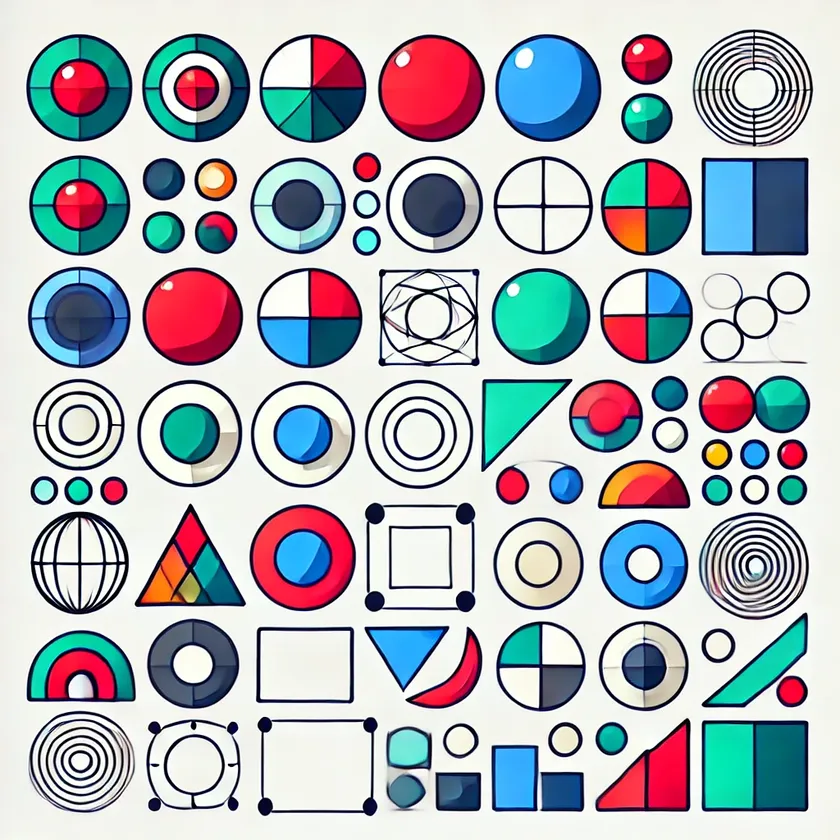
#> input picture image.webp, 840 x 840 px, shrunk from 1024 x 1024 before the run
$ python 3.2_circle_ellipses.py
#> lines starting #> are read from the running program, lines starting #| are printed output that depends on the picture; after the words box and inside, x2 and y2 are one past the last pixel; in counts of white or black regions, pixels touching at a corner belong together
import cv2
import numpy as np

# Load the image
image = cv2.imread('image.webp')
#> image is the input picture: shape (840, 840, 3); mean B, G, R 187.5, 182.6, 177.5
gray = cv2.cvtColor(image, cv2.COLOR_BGR2GRAY)
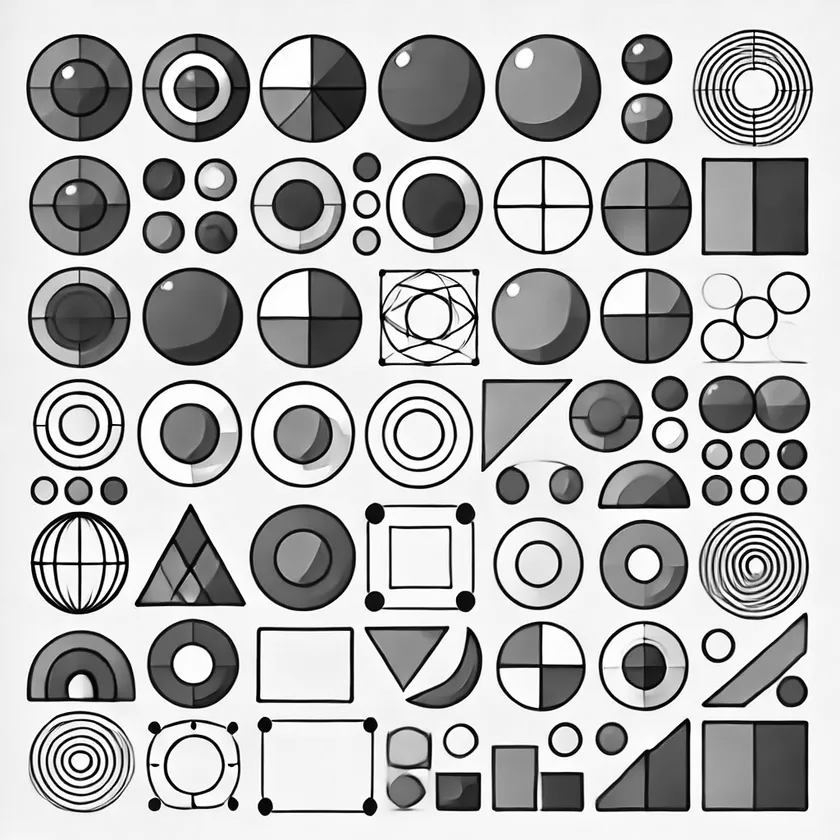
#> gray: shape (840, 840); min 0, max 255, mean 181.6

# Detect circles using Hough Circle Transform
circles = cv2.HoughCircles(
    gray,
    cv2.HOUGH_GRADIENT, dp=1, minDist=30,
    param1=50, param2=30, minRadius=10, maxRadius=100
)
#> circles = 207 rows, first 8: [189.5, 433.5, 53], [78.5, 317.5, 51.2], [297.5, 205.5, 47.9], [430.5, 88.5, 53.5], [540.5, 666.5, 44.9], [542.5, 204.5, 49.3], [300.5, 557.5, 51.6], [306.5, 317.5, 49.9]

if circles is not None:
    circles = np.uint16(np.around(circles))
#> circles = 207 rows, first 8: [190, 434, 53], [78, 318, 51], [298, 206, 48], [430, 88, 54], [540, 666, 45], [542, 204, 49], [300, 558, 52], [306, 318, 50]
    for circle in circles[0, :]:
        cv2.circle(image, (circle[0], circle[1]), circle[2], (0, 255, 0), 2)
#> this loop made 207 passes
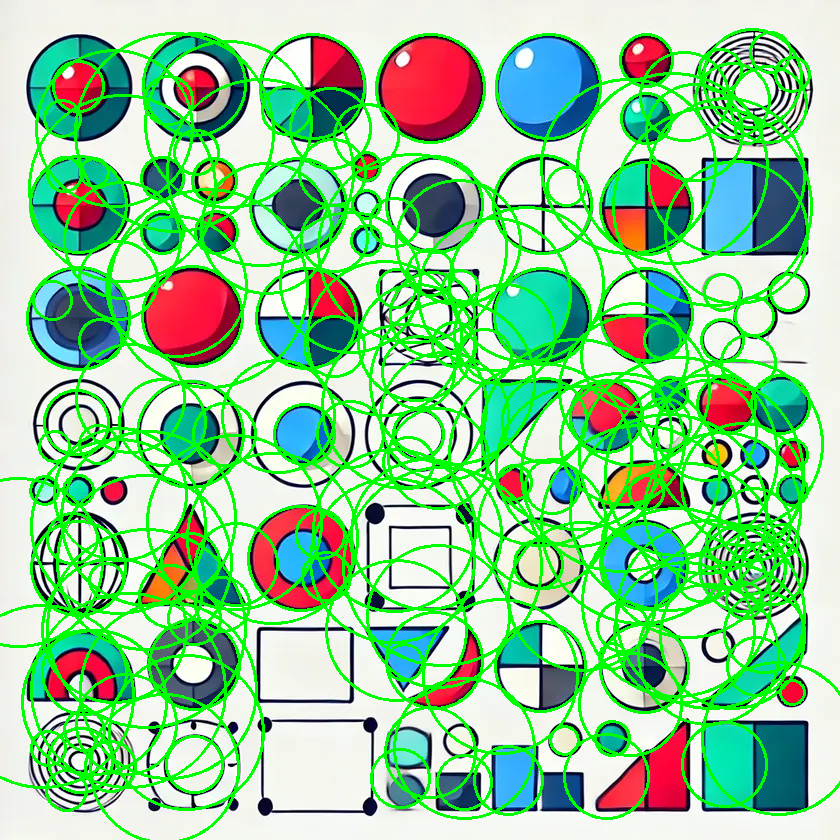
#> image: shape (840, 840, 3); mean B, G, R 151.1, 204.2, 144.5

# Detect ellipses using contours
contours, _ = cv2.findContours(gray, cv2.RETR_TREE, cv2.CHAIN_APPROX_SIMPLE)
#> contours = 1018 contours, 1017 with area under 20; largest, box (x1, y1, x2, y2) and area: (0, 0, 840, 840) 703921

for contour in contours:
    if len(contour) >= 5:  # Minimum points required to fit an ellipse
        ellipse = cv2.fitEllipse(contour)
        cv2.ellipse(image, ellipse, (0, 0, 255), 2)
#> this loop made 1018 passes
#> ellipse on passes 6, 9, 30, 33, 41, 48, 49, 50, 52, 53, 54, 55: ((192.5, 799.5), (3.16, 3.16), 0), ((70.5, 793), (2.12, 3), 90), ((111, 774.5), (2.12, 3), 0), ((49, 773.5), (2.12, 3), 0), ((105, 769.5), (2.12, 3), 0), ((114, 765.5), (2.12, 3), 0), ((47, 765.5), (2.12, 3), 0), ((39, 766), (2.31, 4), 0), ((229, 764.5), (2.12, 3), 0), ((223, 764.5), (2.5, 5), 0), ((122, 763.5), (2.5, 5), 0), ((54, 761.5), (2.12, 3), 0)
#> contour on passes 1, 2, 3, 4, 5, 7: [[0, 0], [0, 839], [839, 839], [839, 0]], [[78, 803], [79, 802], [80, 803], [79, 804]], [[74, 803], [75, 802], [76, 803], [75, 804]], [[67, 801], [68, 800], [69, 801], [68, 802]], [[66, 800], [67, 799], [68, 800], [67, 801]], [[61, 798], [62, 797], [63, 798], [62, 799]]
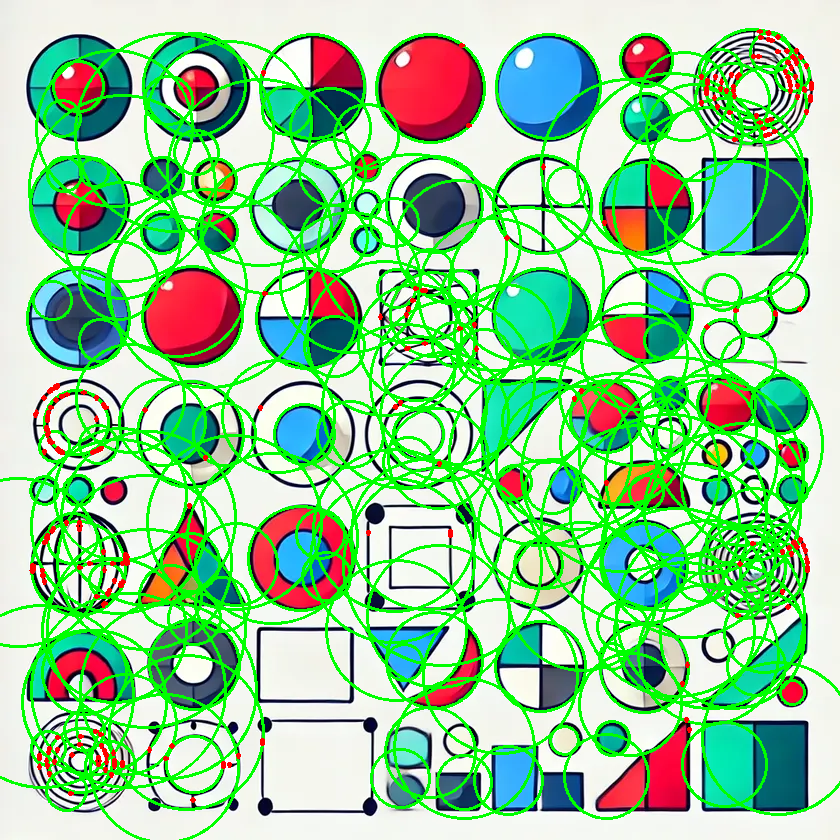
#> image: shape (840, 840, 3); 0.71% of pixels changed, all inside (x1, y1, x2, y2) = (29, 29, 814, 803)

# Display the result
cv2.imshow('Detected Circles and Ellipses', image)
cv2.waitKey(0)
cv2.destroyAllWindows()
